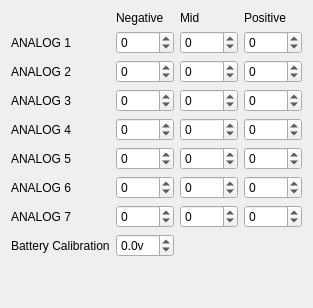
     <widget class="QWidget" name="tabCalibration">
      <attribute name="title">
       <string>Calibration</string>
      </attribute>
      <layout class="QGridLayout" name="gridLayout_2">
       <item row="0" column="1">
        <widget class="QLabel" name="label_24">
         <property name="text">
          <string>Negative</string>
         </property>
        </widget>
       </item>
       <item row="0" column="2">
        <widget class="QLabel" name="label_25">
         <property name="text">
          <string>Mid</string>
         </property>
        </widget>
       </item>
       <item row="0" column="3">
        <widget class="QLabel" name="label_26">
         <property name="text">
          <string>Positive</string>
         </property>
        </widget>
       </item>
       <item row="1" column="0">
        <widget class="QLabel" name="label_15">
         <property name="text">
          <string>ANALOG 1</string>
         </property>
        </widget>
       </item>
       <item row="1" column="1">
        <widget class="QSpinBox" name="ana1Neg">
         <property name="statusTip">
          <string/>
         </property>
         <property name="minimum">
          <number>-9999</number>
         </property>
         <property name="maximum">
          <number>9999</number>
         </property>
        </widget>
       </item>
       <item row="1" column="2">
        <widget class="QSpinBox" name="ana1Mid">
         <property name="statusTip">
          <string/>
         </property>
         <property name="minimum">
          <number>-9999</number>
         </property>
         <property name="maximum">
          <number>9999</number>
         </property>
         <property name="value">
          <number>0</number>
         </property>
        </widget>
       </item>
       <item row="1" column="3">
        <widget class="QSpinBox" name="ana1Pos">
         <property name="statusTip">
          <string/>
         </property>
         <property name="minimum">
          <number>-9999</number>
         </property>
         <property name="maximum">
          <number>9999</number>
         </property>
        </widget>
       </item>
       <item row="2" column="0">
        <widget class="QLabel" name="label_16">
         <property name="text">
          <string>ANALOG 2</string>
         </property>
        </widget>
       </item>
       <item row="2" column="1">
        <widget class="QSpinBox" name="ana2Neg">
         <property name="statusTip">
          <string/>
         </property>
         <property name="minimum">
          <number>-9999</number>
         </property>
         <property name="maximum">
          <number>9999</number>
         </property>
        </widget>
       </item>
       <item row="2" column="2">
        <widget class="QSpinBox" name="ana2Mid">
         <property name="statusTip">
          <string/>
         </property>
         <property name="minimum">
          <number>-9999</number>
         </property>
         <property name="maximum">
          <number>9999</number>
         </property>
        </widget>
       </item>
       <item row="2" column="3">
        <widget class="QSpinBox" name="ana2Pos">
         <property name="statusTip">
          <string/>
         </property>
         <property name="minimum">
          <number>-9999</number>
         </property>
         <property name="maximum">
          <number>9999</number>
         </property>
        </widget>
       </item>
       <item row="3" column="0">
        <widget class="QLabel" name="label_17">
         <property name="text">
          <string>ANALOG 3</string>
         </property>
        </widget>
       </item>
       <item row="3" column="1">
        <widget class="QSpinBox" name="ana3Neg">
         <property name="statusTip">
          <string/>
         </property>
         <property name="minimum">
          <number>-9999</number>
         </property>
         <property name="maximum">
          <number>9999</number>
         </property>
        </widget>
       </item>
       <item row="3" column="2">
        <widget class="QSpinBox" name="ana3Mid">
         <property name="statusTip">
          <string/>
         </property>
         <property name="minimum">
          <number>-9999</number>
         </property>
         <property name="maximum">
          <number>9999</number>
         </property>
        </widget>
       </item>
       <item row="3" column="3">
        <widget class="QSpinBox" name="ana3Pos">
         <property name="statusTip">
          <string/>
         </property>
         <property name="minimum">
          <number>-9999</number>
         </property>
         <property name="maximum">
          <number>9999</number>
         </property>
        </widget>
       </item>
       <item row="4" column="0">
        <widget class="QLabel" name="label_18">
         <property name="text">
          <string>ANALOG 4</string>
         </property>
        </widget>
       </item>
       <item row="4" column="1">
        <widget class="QSpinBox" name="ana4Neg">
         <property name="statusTip">
          <string/>
         </property>
         <property name="minimum">
          <number>-9999</number>
         </property>
         <property name="maximum">
          <number>9999</number>
         </property>
         <property name="value">
          <number>0</number>
         </property>
        </widget>
       </item>
       <item row="4" column="2">
        <widget class="QSpinBox" name="ana4Mid">
         <property name="statusTip">
          <string/>
         </property>
         <property name="minimum">
          <number>-9999</number>
         </property>
         <property name="maximum">
          <number>9999</number>
         </property>
        </widget>
       </item>
       <item row="4" column="3">
        <widget class="QSpinBox" name="ana4Pos">
         <property name="statusTip">
          <string/>
         </property>
         <property name="minimum">
          <number>-9999</number>
         </property>
         <property name="maximum">
          <number>9999</number>
         </property>
        </widget>
       </item>
       <item row="5" column="0">
        <widget class="QLabel" name="label_19">
         <property name="text">
          <string>ANALOG 5</string>
         </property>
        </widget>
       </item>
       <item row="5" column="1">
        <widget class="QSpinBox" name="ana5Neg">
         <property name="statusTip">
          <string/>
         </property>
         <property name="minimum">
          <number>-9999</number>
         </property>
         <property name="maximum">
          <number>9999</number>
         </property>
        </widget>
       </item>
       <item row="5" column="2">
        <widget class="QSpinBox" name="ana5Mid">
         <property name="statusTip">
          <string/>
         </property>
         <property name="minimum">
          <number>-9999</number>
         </property>
         <property name="maximum">
          <number>9999</number>
         </property>
        </widget>
       </item>
       <item row="5" column="3">
        <widget class="QSpinBox" name="ana5Pos">
         <property name="statusTip">
          <string/>
         </property>
         <property name="minimum">
          <number>-9999</number>
         </property>
         <property name="maximum">
          <number>9999</number>
         </property>
        </widget>
       </item>
       <item row="6" column="0">
        <widget class="QLabel" name="label_20">
         <property name="text">
          <string>ANALOG 6</string>
         </property>
        </widget>
       </item>
       <item row="6" column="1">
        <widget class="QSpinBox" name="ana6Neg">
         <property name="statusTip">
          <string/>
         </property>
         <property name="minimum">
          <number>-9999</number>
         </property>
         <property name="maximum">
          <number>9999</number>
         </property>
        </widget>
       </item>
       <item row="6" column="2">
        <widget class="QSpinBox" name="ana6Mid">
         <property name="statusTip">
          <string/>
         </property>
         <property name="minimum">
          <number>-9999</number>
         </property>
         <property name="maximum">
          <number>9999</number>
         </property>
        </widget>
       </item>
       <item row="6" column="3">
        <widget class="QSpinBox" name="ana6Pos">
         <property name="statusTip">
          <string/>
         </property>
         <property name="minimum">
          <number>-9999</number>
         </property>
         <property name="maximum">
          <number>9999</number>
         </property>
        </widget>
       </item>
       <item row="7" column="0">
        <widget class="QLabel" name="label_21">
         <property name="text">
          <string>ANALOG 7</string>
         </property>
        </widget>
       </item>
       <item row="7" column="1">
        <widget class="QSpinBox" name="ana7Neg">
         <property name="statusTip">
          <string/>
         </property>
         <property name="minimum">
          <number>-9999</number>
         </property>
         <property name="maximum">
          <number>9999</number>
         </property>
        </widget>
       </item>
       <item row="7" column="2">
        <widget class="QSpinBox" name="ana7Mid">
         <property name="statusTip">
          <string/>
         </property>
         <property name="minimum">
          <number>-9999</number>
         </property>
         <property name="maximum">
          <number>9999</number>
         </property>
        </widget>
       </item>
       <item row="7" column="3">
        <widget class="QSpinBox" name="ana7Pos">
         <property name="statusTip">
          <string/>
         </property>
         <property name="minimum">
          <number>-9999</number>
         </property>
         <property name="maximum">
          <number>9999</number>
         </property>
        </widget>
       </item>
       <item row="8" column="0">
        <widget class="QLabel" name="label_22">
         <property name="text">
          <string>Battery Calibration</string>
         </property>
        </widget>
       </item>
       <item row="8" column="1">
        <widget class="QDoubleSpinBox" name="battCalib">
         <property name="statusTip">
          <string/>
         </property>
         <property name="suffix">
          <string>v</string>
         </property>
         <property name="decimals">
          <number>1</number>
         </property>
         <property name="minimum">
          <double>-9.900000000000000</double>
         </property>
         <property name="maximum">
          <double>9.900000000000000</double>
         </property>
         <property name="singleStep">
          <double>0.100000000000000</double>
         </property>
        </widget>
       </item>
       <item row="10" column="1">
        <spacer name="verticalSpacer">
         <property name="orientation">
          <enum>Qt::Vertical</enum>
         </property>
         <property name="sizeHint" stdset="0">
          <size>
           <width>20</width>
           <height>40</height>
          </size>
         </property>
        </spacer>
       </item>
      </layout>
     </widget>
